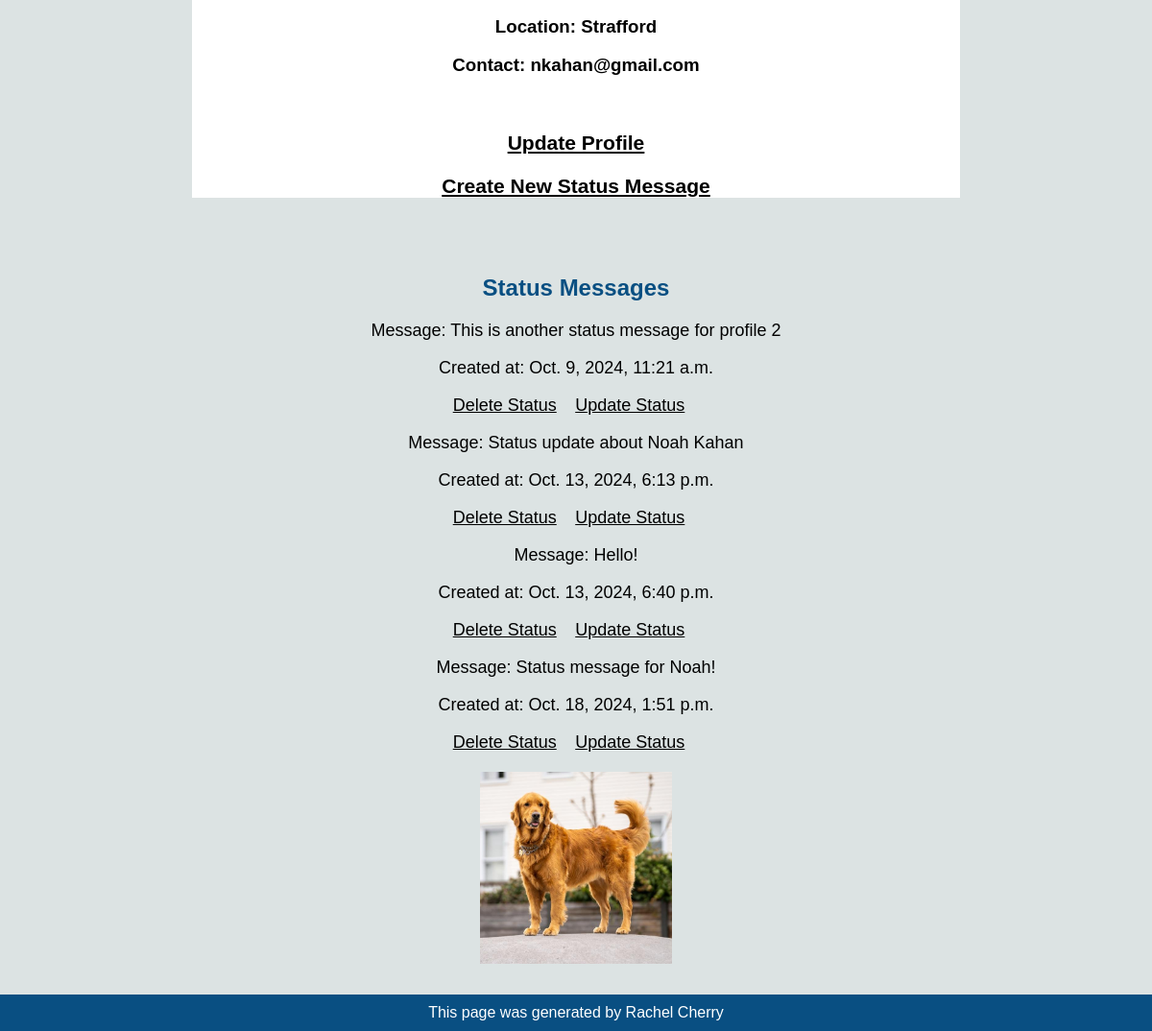
/mini_fb/profile/2 (lower part), run on an earlier commit of the app's database.
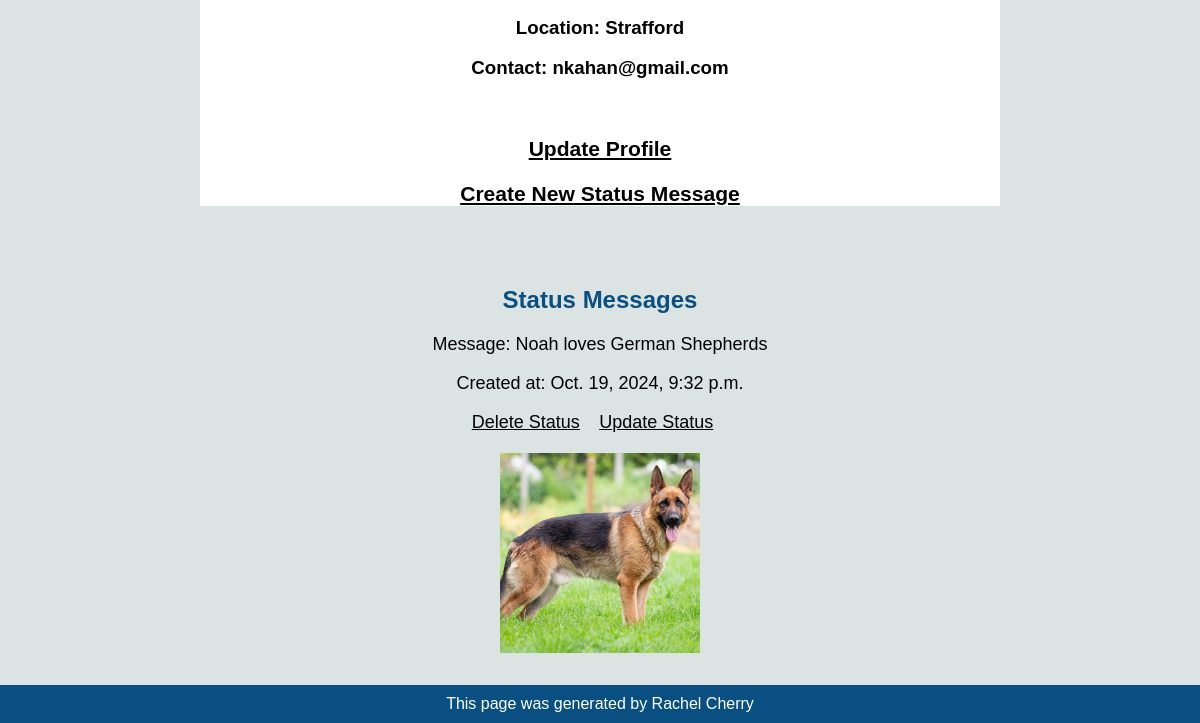
And on a later commit of the database.
### mini_fb/models.py (models this page shows, shortened)
class Profile(models.Model):
    first_name = models.TextField(blank=False)
    last_name = models.TextField(blank=False)
    city = models.TextField(blank=False)
    email = models.TextField(blank=False)
    image_url = models.URLField(blank=True)
    def get_status_messages(self):
        status_messages = StatusMessage.objects.filter(profile=self).order_by('timestamp')
        return status_messages

class StatusMessage(models.Model):
    timestamp = models.DateTimeField(auto_now=True)
    message = models.TextField(blank=False)
    profile = models.ForeignKey(Profile, on_delete=models.CASCADE)
    def get_images(self):
        status_images = Image.objects.filter(status_message=self)
        return status_images

class Image(models.Model):
    image_file = models.ImageField(blank=True)
    status_message = models.ForeignKey(StatusMessage, on_delete=models.CASCADE)
    timestamp = models.DateTimeField(auto_now=True)

### mini_fb/views.py (the view)
# urls.py: path(r'profile/<int:pk>', views.ShowProfilePageView.as_view(), name="profile"),
class ShowProfilePageView(DetailView):
    model = Profile
    template_name = 'mini_fb/show_profile.html'
    context_object_name = 'profile'

### mini_fb/templates/mini_fb/show_profile.html (shortened to what this page needs)
{% extends 'mini_fb/base.html' %}
{% block content %}
<html>
<body>
<main class="grid-container">
<profile class="featured">
    <div>
    <h3>Location: {{profile.city}}</h3>
    <h3>Contact: {{profile.email}}</h3>
</div>
<div style="display: column; justify-content: center;">
    <br>
<a class="atags" href="{% url 'update_profile' profile.pk%}"><h3>Update Profile</h3></a>
<a class="atags" href="{% url 'create_status' profile.pk%}"><h3>Create New Status Message</h3></a>
</div>
</profile>
<div class="status">
    <h2>Status Messages</h2>
    {% if profile.get_status_messages %}
    {% for p in profile.get_status_messages %}
        <div>
            <p>Message: {{ p.message }}</p>
            <p>Created at: {{ p.timestamp }}</p>
            <a class="atags" href="{% url 'delete_status' p.pk %}">Delete Status</a>
            <a class="atags" href="{% url 'update_status' p.pk %}">Update Status</a>
            <br>
                {% if p.get_images %}
                <div class="image-container">
                    {% for img in p.get_images %}
                        <img src='{{ img.image_file.url }}' alt='{{ img.image_file.url }}' class="size-image">
                    {% endfor %}
                </div>
            {% endif %}
        </div>
    {% endfor %}
{% else %}
    <p>No status messages.</p>
{% endif %}
    </div>
</main>
</body>
</html>
{% endblock %}

### mini_fb/templates/mini_fb/base.html (shortened to what this page needs)
{% load static %}
<html>
    <head>
        <link rel="stylesheet" href="{% static 'styles_fb.css' %}">
    </head>
    <body>
        {% block content %}
        {% endblock content %}
        <footer>
            This page was generated by Rachel Cherry
        </footer>
    </body>
</html>

### static/styles_fb.css (style rules this page uses)
body { background-color: #d5ddddd1; font-family:'Lucida Sans', 'Lucida Sans Regular', 'Lucida Grande', 'Lucida Sans Unicode', Geneva, Verdana, sans-serif; margin-bottom: 50px; }
p { font-size: 18px; }
profile h3 { text-align: center; }
a { margin-right: 15px; text-decoration: underline; font-size: 18px; color: black; }
profile { display: block; margin-bottom: 40px; background: #ffffff; display: block; margin-left: auto; margin-right: auto; width:800px; }
.status { padding: 20px; text-align: center; }
.status h2 { color: rgb(9, 79, 130); }
footer { position: fixed; left: 0; right: 0; bottom: 0; padding-top: 15px; background-color: rgb(9, 79, 130); color: white; text-align: center; padding: 10px; }
.image-container { display: flex; justify-content: center; margin-top: 20px; }
.size-image { width: 200px; height: 200px; object-fit: cover; align-items: center; }

What changed in the data, as far as the page shows it:
removed StatusMessage: message "This is another status message for profile 2", timestamp "Oct. 9, 2024, 11:21 a.m."
removed StatusMessage: message "Status update about Noah Kahan", timestamp "Oct. 13, 2024, 6:13 p.m."
removed StatusMessage: message "Hello!", timestamp "Oct. 13, 2024, 6:40 p.m."
removed StatusMessage: message "Status message for Noah!", timestamp "Oct. 18, 2024, 1:51 p.m."
removed Image: image_file (picture), shown under "Status message for Noah!"
added StatusMessage: message "Noah loves German Shepherds", timestamp "Oct. 19, 2024, 9:32 p.m."
added Image: image_file (picture), shown under "Noah loves German Shepherds"
